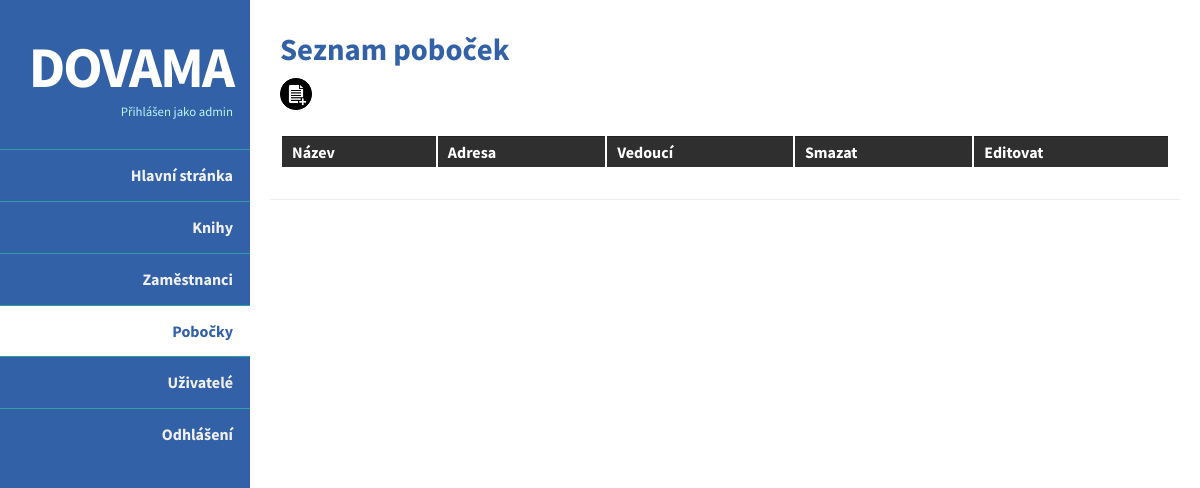
The page /admin.php?s=pobocky (signed in) on the database as committed earlier.
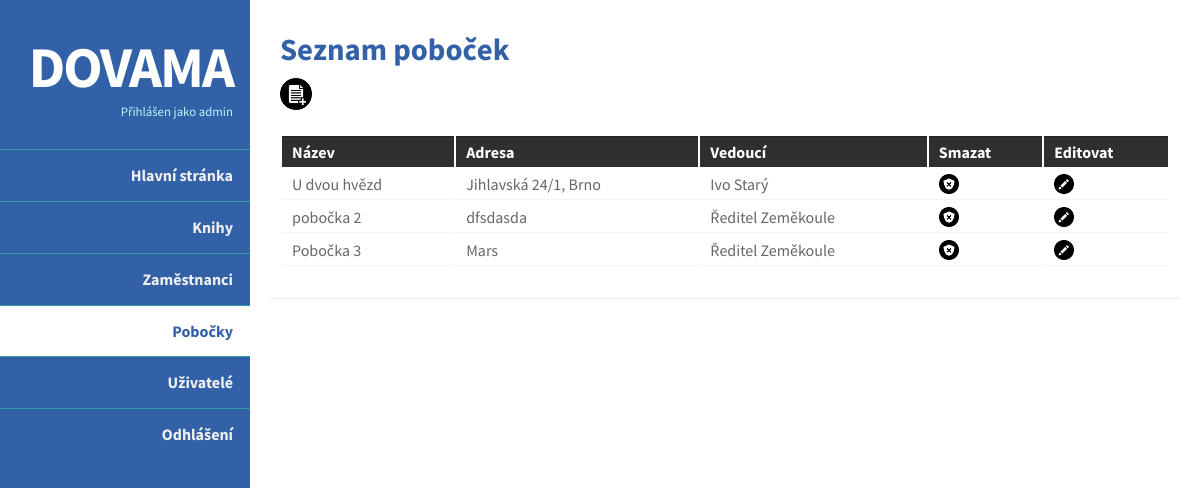
The same page on the database as committed later.
### tables this page shows
CREATE TABLE `pobocky` (
  `id` int(11) NOT NULL,
  `jmeno_pobocky` varchar(20) NOT NULL,
  `adresa` text NOT NULL,
  `vedouci` int(11) NOT NULL
);

CREATE TABLE `zamestnanci` (
  `id` int(11) NOT NULL,
  `jmeno` varchar(100) NOT NULL,
  `pobocka` int(11) NOT NULL,
  `pozice` varchar(100) NOT NULL
);

### pobocky.php (the view, shortened to what this page needs)
                                                                             <article>
<h3>Seznam poboček</h3>
<?php
if($_SESSION["role"]=='3' || $_SESSION["role"]=='4'){
echo '<a href="admin.php?s=addPobocka"><img src="./img/pridat.png"></a>';
echo '<br><br>';
}
?>
				<table>
					<tr>
          <?php
          if($_SESSION["role"]=='1' || $_SESSION["role"]=='2'){
          echo '<th>Jméno</th>';
          echo '<th>Adresa</th>';
          echo '<th>Vedoucí</th>';
          }
          else{
          echo '<th>Název</th>';
          echo '<th>Adresa</th>';
          echo '<th>Vedoucí</th>';
          echo '<th>Smazat</th>';
          echo '<th>Editovat</th>';
          }
          ?>
					</tr>
                <?php
        if($_SESSION["role"]=='1' || $_SESSION["role"]=='2'){
       $vysledek = mysql_query("SELECT *, (zamestnanci.jmeno) AS vedouci FROM pobocky, zamestnanci WHERE pobocky.vedouci = zamestnanci.id") or die(mysql_error());
      while ($zaznam = mysql_fetch_Array($vysledek)):
			echo '<tr>';
      echo '<td>'.$zaznam["jmeno_pobocky"].'</td>';
      echo '<td>'.$zaznam["adresa"].'</td>';
      echo '<td>'.$zaznam["vedouci"].'</td>';
      echo "</tr>";
			endwhile;
      }
      else
      {
              $vysledek = mysql_query("SELECT *, (zamestnanci.jmeno) AS vedouci, (pobocky.id) AS id_pobocky FROM pobocky, zamestnanci WHERE pobocky.vedouci = zamestnanci.id") or die(mysql_error());
      while ($zaznam = mysql_fetch_Array($vysledek)):
			echo '<tr>';
      echo '<td>'.$zaznam["jmeno_pobocky"].'</td>';
      echo '<td>'.$zaznam["adresa"].'</td>';
      echo '<td>'.$zaznam["vedouci"].'</td>';
      echo '<td><a href="admin.php?s=pobocky&a=smaz&id='.$zaznam["id_pobocky"].'"><img src="./img/smazat.png"></td></a>';
      echo '<td><a href="admin.php?s=editPobocka&id='.$zaznam["id_pobocky"].'"><img src="./img/editovat.png"></td>';
      echo "</tr>";
			endwhile;
      }
      ?>
				</table>
</article>

Rows that differ between the two databases and show on the page:
added pobocky: jmeno_pobocky "U dvou hvězd", adresa "Jihlavská 24/1, Brno", zamestnanci.jmeno "Ivo Starý"
added pobocky: jmeno_pobocky "pobočka 2", adresa "dfsdasda", zamestnanci.jmeno "Ředitel Zeměkoule"
added pobocky: jmeno_pobocky "Pobočka 3", adresa "Mars", zamestnanci.jmeno "Ředitel Zeměkoule"
